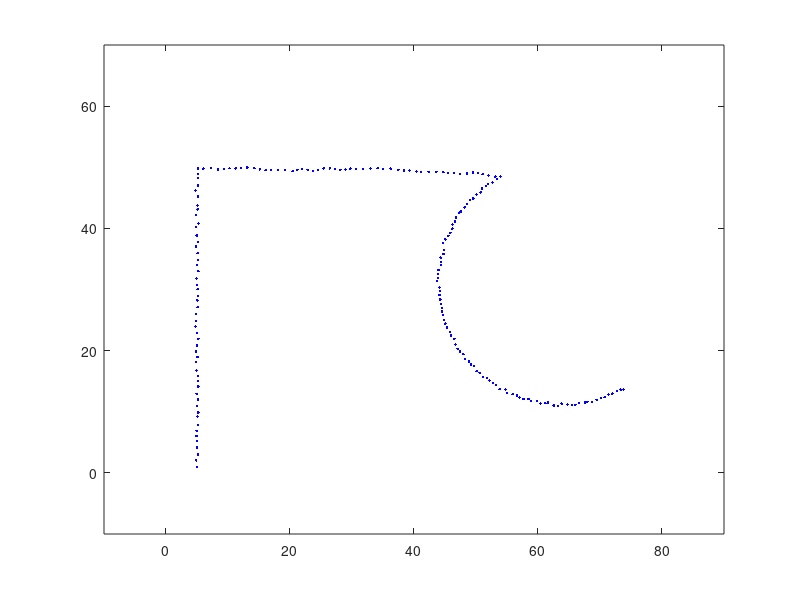

Recreate this plot in MATLAB. (Note: this script raises an error after producing the figure.)
clear;
close all;
clc;
%%

case_num = 1;
x = []; y = [];
noise_mag = 0.5;
switch case_num
    
    case 1
        % Create horizontal line
        for i = 1:50
            new_x = 5 + noise_mag*(rand - 0.5);
            new_y = i + noise_mag*(rand - 0.5);
            x = [x, new_x];
            y = [y, new_y];
        end

        % Create vertical line
        for i = 1:50
            new_x = x(end) + 1 + noise_mag*(rand - 0.5);
            new_y = y(end) + noise_mag*(rand - 0.5);
            x = [x, new_x];
            y = [y, new_y];
        end

        % Create circle
        r = 20;
        x_c = x(end) + r * cos(pi/3);
        y_c = y(end) - r * sin(pi/3);
        for i = 1:90
            new_x = x_c + r*cos(pi/180*i*2 + 2*pi/3) + noise_mag*(rand - 0.5);
            new_y = y_c + r*sin(pi/180*i*2 + 2*pi/3) + noise_mag*(rand - 0.5);
            x = [x, new_x];
            y = [y, new_y];
        end
        
    case 2
        % Create horizontal line
        for i = 1:50
            new_x = 50 + noise_mag*(rand - 0.5);
            new_y = i + noise_mag*(rand - 0.5);
            x = [x, new_x];
            y = [y, new_y];
        end

        % Create vertical line
        for i = 1:50
            new_x = x(end) - 1 + noise_mag*(rand - 0.5);
            new_y = y(end) + noise_mag*(rand - 0.5);
            x = [x, new_x];
            y = [y, new_y];
        end

        % Create circle
        for i = 1:50
            new_x = x(end) + noise_mag*(rand - 0.5);
            new_y = y(end) -1 + noise_mag*(rand - 0.5);
            x = [x, new_x];
            y = [y, new_y];
        end
end
%%
plot(x,y,'b.'); hold on;
axis([-10,90,-10,70]);

%% Test
% subplot(212);
% dx = diff(x)/0.044; dy = diff(y)/0.044;
% ddx = diff(dx)/0.044; ddy = diff(dy)/0.044;
% dx = dx(2:end); dy = dy(2:end);
% k = (dx.*ddy - ddx.*dy)./(dx.^2 + dy.^2).^1.5;
% plot((1:length(k))*1, k);
%% Algorithm
% ---
% If d_threshold is :
% 1) too small, then a line will be segmented into several pieces.
% 2) too large, corners will be included in lines.
% ---
d_threshold = 3;
left_seg = {};
right_seg = {};
seg = {};
for i = 1 : length(x)
%     % Given Point
%     x_left  = x(1 : i);
%     y_left  = y(1 : i);
%     x_right = x(i : end);
%     y_right = y(i : end);
%     
%     d_sum = 0;
%     for L = 1 : length(x_left) - 1
%         
%         d = cal_dist( x_left(end - L) , y_left(end - L) , x_left(end) , y_left(end) );
%         d_sum  = d_sum + cal_dist( x_left(end - L) , y_left(end - L) , x_left(end - L + 1) , y_left(end - L + 1) );
%         
%         if (d_sum - d) > d_threshold || L == length(x_left) - 1
%             
%             data_cell = { x_left(end - L +1 : end) , y_left(end - L +1 : end) };
%             left_seg = cat(1, left_seg, data_cell);
%             
%             break;
%         end
%     end
% 
%     
%     d_sum = 0;
%     for R = 1 : length(x_right) - 1
%         
%         d = cal_dist( x_right(1) , y_right(1) , x_right(R+1) , y_right(R+1) );
%         d_sum  = d_sum + cal_dist( x_right(R) , y_right(R) , x_right(R+1) , y_right(R+1) );
%         
%         if (d_sum - d) > d_threshold
% 
%             data_cell = { x_right(1 : R) , y_right(1 : R) };
%             right_seg = cat(1, right_seg, data_cell);
% 
%             break;
%         end
%     end

    d_sum = 0;
    for L = 1 : length(x) - 1
        
        d = cal_dist( x(L+1) , y(L+1) , x(1) , y(1) );
        d_sum  = d_sum + cal_dist( x(L) , y(L) , x(L + 1) , y(L + 1) );
        
        if (d_sum - d) > d_threshold || L == length(x) - 1
            
            data_cell = { x(1:L) , y(1:L) };
            seg = cat(1, seg, data_cell);
            x = x(L:end);
            y = y(L:end);
            break;
        end
    end

    if length(x) <= 2
        seg{end,1} = [ seg{end,1} , x(end)];
        seg{end,2} = [ seg{end,2} , y(end)];
        break;
    end
end

%%
% subplot(211);
for i = 1 : length(seg)
    x = seg{i,1};
    y = seg{i,2};

    plot(x,y,'.');
end


%% 
% ---
% If shape_thres is :
% 1) too small, then a line will be identified as a circle.
% 2) too large, then a part of cirlce maybe seen as a line.
% ---
shape_thres = 0.07;
for i = 1 : length(seg)
    x = seg{i,1};
    y = seg{i,2};

    x1 = x(1); 
    y1 = y(1);
    
    xn = x(end);
    yn = y(end);
    
    xm = mean(x);
    ym = mean(y);
    
    v1m = [xm - x1, ym - y1];
    vmn = [xn - xm, yn - ym];
    v1n = [xn - x1, yn - y1];
    
    arc1 = cal_arccos(v1m, vmn);
    arc2 = cal_arccos(v1m, v1n);
    arc3 = cal_arccos(vmn, v1n);
    
    if mean([arc1, arc2, arc3]) < shape_thres
        text(xm,ym,"line")
    else
        text(xm,ym,"circle")
    end
        
end









